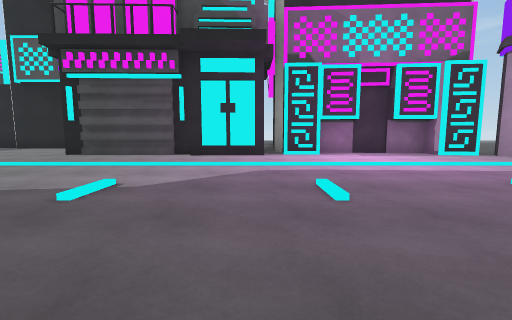
[1] (above)

24 first-person views from a walk through a 3-D level made in the Unity game engine. The camera is 1.2 m above the floor, tilts 6° down and sees 90° across. The floor is counted in squares, 2 m on a side. Each view is taken from the middle of a square. On the plan, view 1 faces up. The plan holds only what a view shows up to about 9 squares ahead; the rest is blank. The place goes on beyond the plan. Some animated figures are left out. Surface patterns are stand-ins for the level's own textures.

[2]
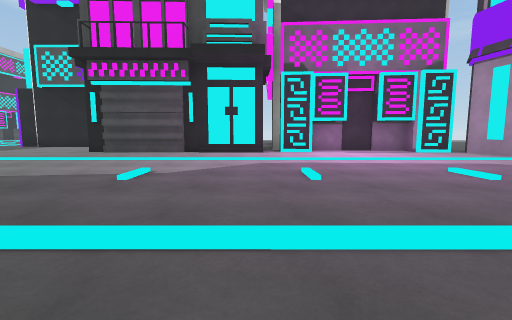

[3]
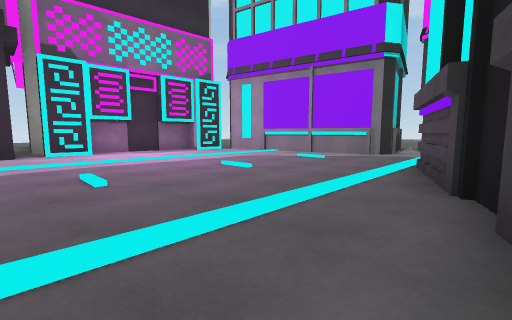

[4]
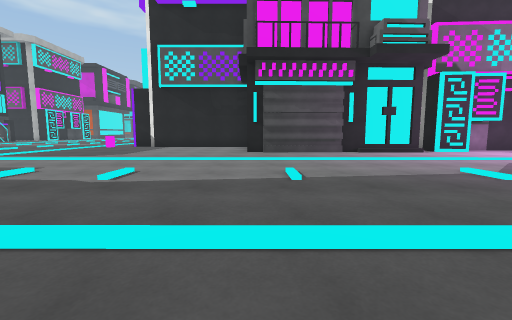

[5]
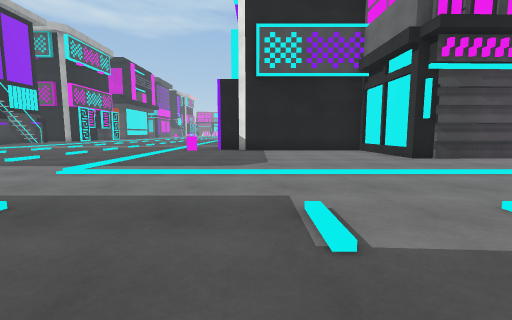

[6]
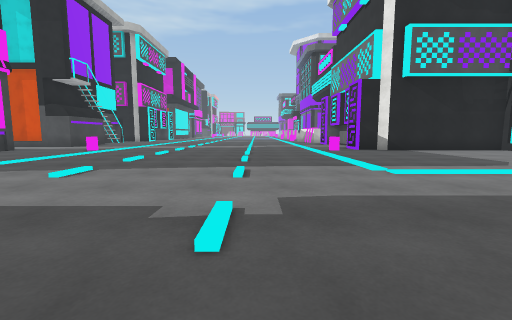

[7]
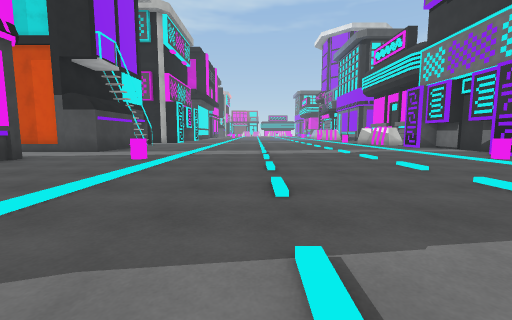

[8]
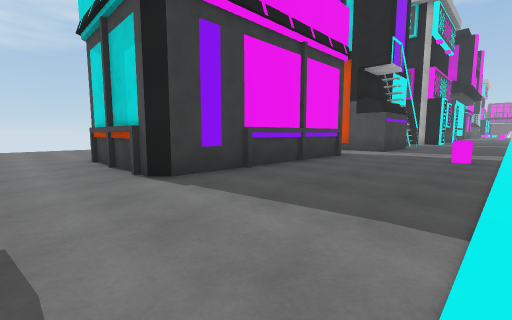

[9]
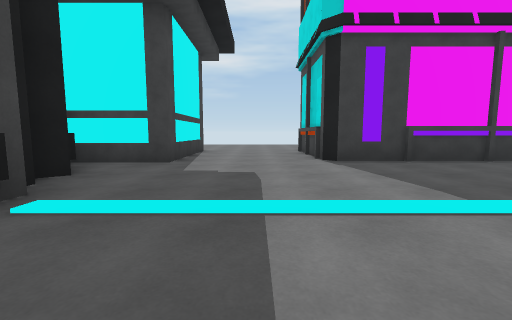

[10]
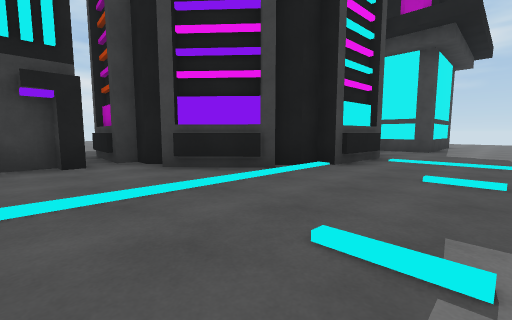

[11]
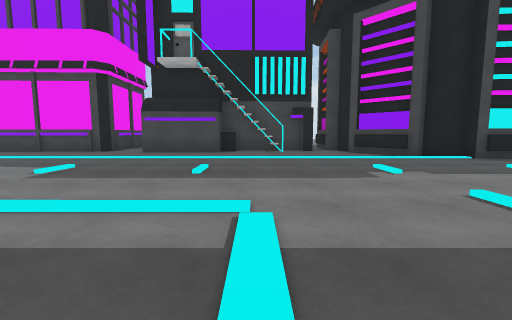

[12]
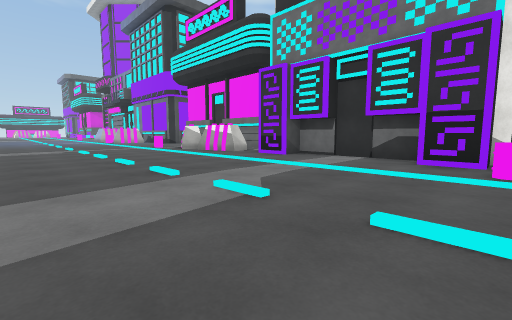

[13]
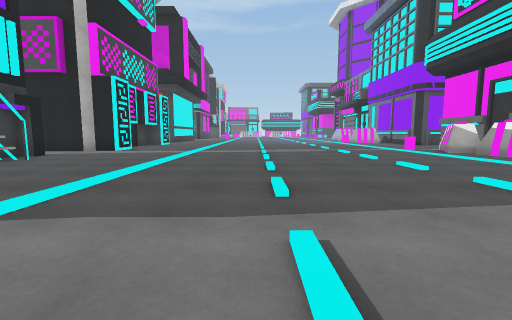

[14]
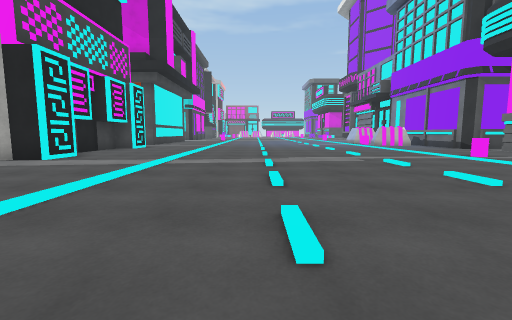

[15]
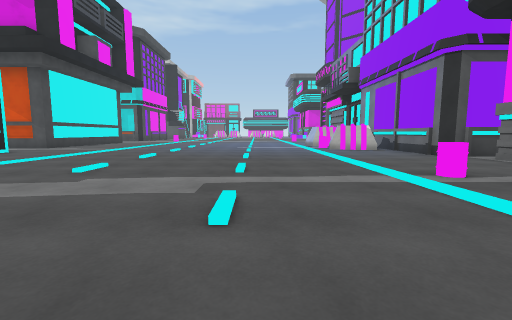

[16]
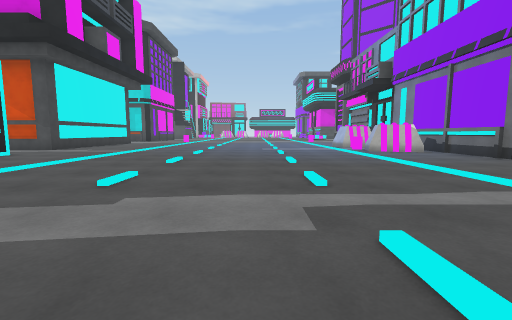

[17]
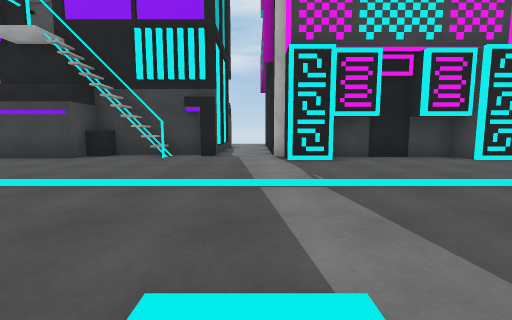

[18]
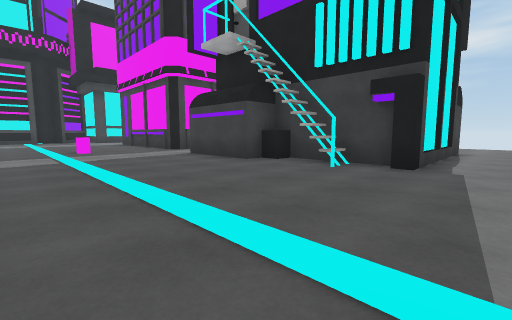

[19]
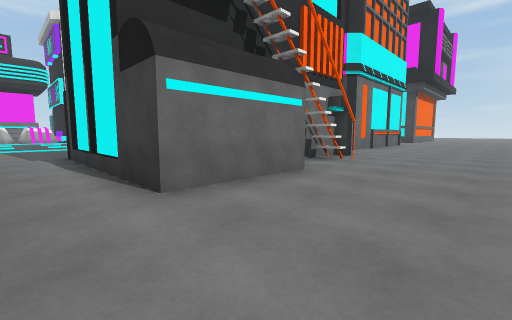

[20]
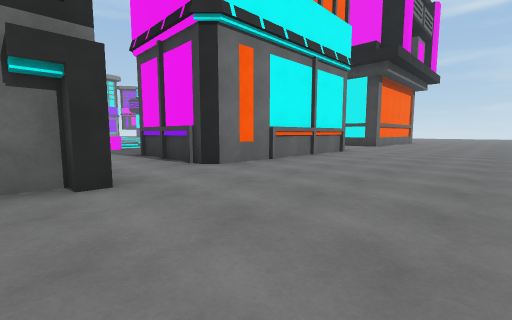

[21]
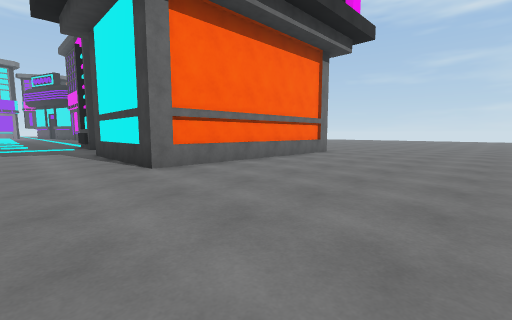

[22]
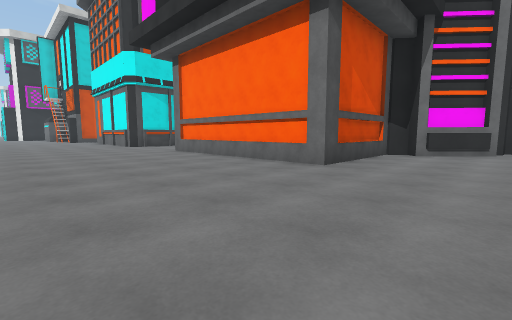

[23]
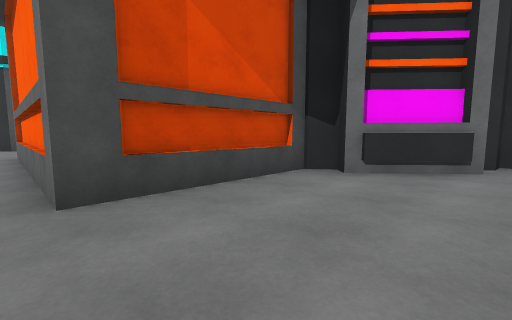

[24]
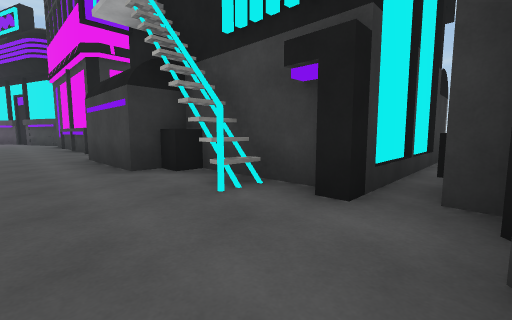

### Floor plan
Key: @ floor where view 1 was taken; # wall or solid block; . floor; / step, stairs or slope; ^ raised ledge; B barrel; O other object.
Columns run from 30 left of view 1 to 9 right of it. Each row starts with its distance up from view 1.
 27        #........... O#
 26        .............O#
 25         #............#
 24        ##............##
 23        #...............
 22        #..............#
 21        #...........B.
 20      ####..........BO
 19 ...................O
 18 ...................OO
 17 ...#####............O
 16 ...#   #.............
 15 ...^   #............#
 14 ...##  ##............#
 13 ...######............#
 12 .....................#
 11 ....................##
 10 ....####..B........B######
  9 ....#  #.................#
  8 ....#  #.................# #########
  7 ....#  #.................###.//....###
  6 ....#  #.............................#
  5 ....####.............................#
  4 .....................................#
  3 .....................................##
  2 ......................................##
  1 .....###................................
  0 .....###.######...............@....#.
 -1 .....# ###    ##............  ..####
 -2 .....#         #.#####..####
 -3 .....#         #####
 -4 .....####      ###
 -5 ........##     ..#
 -6 .........##    .##
 -7 ..........#    .#

Positions as (right, up) in squares from view 1, and headings:
1: (0, 0), facing up
2: (0, -1), facing up
3: (0, -1), facing up-right
4: (-5, -1), facing up
5: (-9, 1), facing up
6: (-14, 1), facing up
7: (-17, 4), facing up
8: (-19, 3), facing up-left
9: (-17, 3), facing left
10: (-13, 3), facing down-left
11: (-12, 7), facing down
12: (-16, 10), facing up-right
13: (-17, 11), facing up
14: (-17, 14), facing up
15: (-14, 17), facing up
16: (-15, 18), facing up
17: (-16, 19), facing left
18: (-18, 19), facing down-left
19: (-30, 19), facing down-right
20: (-30, 13), facing down-right
21: (-30, 3), facing down-right
22: (-30, -7), facing up-right
23: (-26, -7), facing up-right
24: (-15, 0), facing down-right
